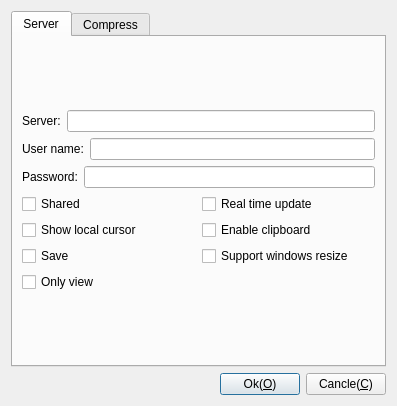
<?xml version="1.0" encoding="UTF-8"?>
<ui version="4.0">
 <class>CDlgSettingsTigerVnc</class>
 <widget class="QDialog" name="CDlgSettingsTigerVnc">
  <property name="geometry">
   <rect>
    <x>0</x>
    <y>0</y>
    <width>397</width>
    <height>406</height>
   </rect>
  </property>
  <property name="windowTitle">
   <string>Setting TigerVNC</string>
  </property>
  <layout class="QGridLayout" name="gridLayout_4">
   <item row="0" column="0">
    <widget class="QTabWidget" name="tabWidget">
     <property name="currentIndex">
      <number>0</number>
     </property>
     <widget class="QWidget" name="Server">
      <attribute name="title">
       <string>Server</string>
      </attribute>
      <layout class="QGridLayout" name="gridLayout_5">
       <item row="1" column="0">
        <layout class="QHBoxLayout" name="horizontalLayout_3">
         <item>
          <widget class="QLabel" name="label">
           <property name="text">
            <string>Server:</string>
           </property>
          </widget>
         </item>
         <item>
          <widget class="QLineEdit" name="leServer">
           <property name="text">
            <string/>
           </property>
          </widget>
         </item>
        </layout>
       </item>
       <item row="3" column="0">
        <layout class="QHBoxLayout" name="horizontalLayout_2">
         <item>
          <widget class="QLabel" name="label_3">
           <property name="text">
            <string>Password:</string>
           </property>
          </widget>
         </item>
         <item>
          <widget class="QLineEdit" name="lePassword">
           <property name="inputMask">
            <string/>
           </property>
           <property name="text">
            <string/>
           </property>
           <property name="echoMode">
            <enum>QLineEdit::Password</enum>
           </property>
          </widget>
         </item>
        </layout>
       </item>
       <item row="2" column="0">
        <layout class="QHBoxLayout" name="horizontalLayout">
         <item>
          <widget class="QLabel" name="label_2">
           <property name="text">
            <string>User name:</string>
           </property>
          </widget>
         </item>
         <item>
          <widget class="QLineEdit" name="leName"/>
         </item>
        </layout>
       </item>
       <item row="6" column="0">
        <layout class="QGridLayout" name="gridLayout">
         <item row="0" column="0">
          <widget class="QCheckBox" name="cbSave">
           <property name="text">
            <string>Save</string>
           </property>
          </widget>
         </item>
         <item row="0" column="1">
          <widget class="QCheckBox" name="cbResizeWindows">
           <property name="text">
            <string>Support windows resize</string>
           </property>
          </widget>
         </item>
        </layout>
       </item>
       <item row="0" column="0">
        <spacer name="verticalSpacer">
         <property name="orientation">
          <enum>Qt::Vertical</enum>
         </property>
         <property name="sizeHint" stdset="0">
          <size>
           <width>20</width>
           <height>40</height>
          </size>
         </property>
        </spacer>
       </item>
       <item row="4" column="0">
        <layout class="QHBoxLayout" name="horizontalLayout_7">
         <item>
          <widget class="QCheckBox" name="cbShared">
           <property name="text">
            <string>Shared</string>
           </property>
          </widget>
         </item>
         <item>
          <widget class="QCheckBox" name="cbRealTimeUpdate">
           <property name="text">
            <string>Real time update</string>
           </property>
          </widget>
         </item>
        </layout>
       </item>
       <item row="5" column="0">
        <layout class="QHBoxLayout" name="horizontalLayout_8">
         <item>
          <widget class="QCheckBox" name="cbLocalCursor">
           <property name="text">
            <string>Show local cursor</string>
           </property>
          </widget>
         </item>
         <item>
          <widget class="QCheckBox" name="cbClipboard">
           <property name="text">
            <string>Enable clipboard</string>
           </property>
          </widget>
         </item>
        </layout>
       </item>
       <item row="8" column="0">
        <spacer name="verticalSpacer_2">
         <property name="orientation">
          <enum>Qt::Vertical</enum>
         </property>
         <property name="sizeHint" stdset="0">
          <size>
           <width>20</width>
           <height>40</height>
          </size>
         </property>
        </spacer>
       </item>
       <item row="7" column="0">
        <widget class="QCheckBox" name="cbOnlyView">
         <property name="text">
          <string>Only view</string>
         </property>
        </widget>
       </item>
      </layout>
     </widget>
     <widget class="QWidget" name="Compress">
      <attribute name="title">
       <string>Compress</string>
      </attribute>
      <layout class="QGridLayout" name="gridLayout_2">
       <item row="1" column="1">
        <widget class="QGroupBox" name="gpColorLevel">
         <property name="title">
          <string>Color level</string>
         </property>
         <layout class="QFormLayout" name="formLayout">
          <item row="1" column="0">
           <widget class="QRadioButton" name="rbFull">
            <property name="text">
             <string>Full</string>
            </property>
           </widget>
          </item>
          <item row="3" column="0">
           <widget class="QRadioButton" name="rbLow">
            <property name="text">
             <string>Low</string>
            </property>
           </widget>
          </item>
          <item row="2" column="0">
           <widget class="QRadioButton" name="rbMeduim">
            <property name="text">
             <string>Meduim</string>
            </property>
           </widget>
          </item>
          <item row="4" column="0">
           <widget class="QRadioButton" name="rbVeryLow">
            <property name="text">
             <string>Very low</string>
            </property>
           </widget>
          </item>
         </layout>
        </widget>
       </item>
       <item row="3" column="1">
        <layout class="QHBoxLayout" name="horizontalLayout_5">
         <item>
          <widget class="QSpinBox" name="spCompressLevel">
           <property name="maximum">
            <number>9</number>
           </property>
           <property name="value">
            <number>0</number>
           </property>
          </widget>
         </item>
         <item>
          <widget class="QLabel" name="label_5">
           <property name="text">
            <string>0=fast, 9=best</string>
           </property>
          </widget>
         </item>
        </layout>
       </item>
       <item row="4" column="0" colspan="2">
        <layout class="QHBoxLayout" name="horizontalLayout_6">
         <item>
          <widget class="QCheckBox" name="cbJPEG">
           <property name="text">
            <string>Enable JPEG compress</string>
           </property>
          </widget>
         </item>
         <item>
          <widget class="QSpinBox" name="spJPEGLevel">
           <property name="maximum">
            <number>9</number>
           </property>
          </widget>
         </item>
         <item>
          <widget class="QLabel" name="label_4">
           <property name="text">
            <string>0=Worst, 9=best</string>
           </property>
          </widget>
         </item>
        </layout>
       </item>
       <item row="1" column="0" rowspan="3">
        <widget class="QGroupBox" name="gpEncodeing">
         <property name="title">
          <string>preferred Encoding</string>
         </property>
         <layout class="QGridLayout" name="gridLayout_3">
          <item row="0" column="0">
           <widget class="QRadioButton" name="rbTight">
            <property name="text">
             <string>Tight</string>
            </property>
           </widget>
          </item>
          <item row="2" column="0">
           <widget class="QRadioButton" name="rbHextile">
            <property name="text">
             <string>Hextile</string>
            </property>
           </widget>
          </item>
          <item row="6" column="0">
           <widget class="QRadioButton" name="rbRaw">
            <property name="text">
             <string>Raw</string>
            </property>
           </widget>
          </item>
          <item row="1" column="0">
           <widget class="QRadioButton" name="rbZRLE">
            <property name="text">
             <string>ZRLE</string>
            </property>
           </widget>
          </item>
          <item row="3" column="0">
           <widget class="QRadioButton" name="rbCoRRE">
            <property name="text">
             <string>CoRRE</string>
            </property>
           </widget>
          </item>
          <item row="4" column="0">
           <widget class="QRadioButton" name="rbRRE">
            <property name="text">
             <string>RRE</string>
            </property>
           </widget>
          </item>
          <item row="5" column="0">
           <widget class="QRadioButton" name="rbCopyRect">
            <property name="text">
             <string>copyRect</string>
            </property>
           </widget>
          </item>
         </layout>
        </widget>
       </item>
       <item row="2" column="1">
        <widget class="QCheckBox" name="cbCompress">
         <property name="text">
          <string>Compress level:</string>
         </property>
        </widget>
       </item>
       <item row="0" column="0">
        <widget class="QCheckBox" name="cbCompressAutoSelect">
         <property name="text">
          <string>Auto select</string>
         </property>
        </widget>
       </item>
      </layout>
     </widget>
    </widget>
   </item>
   <item row="1" column="0">
    <layout class="QHBoxLayout" name="horizontalLayout_4">
     <item>
      <spacer name="horizontalSpacer">
       <property name="orientation">
        <enum>Qt::Horizontal</enum>
       </property>
       <property name="sizeHint" stdset="0">
        <size>
         <width>40</width>
         <height>20</height>
        </size>
       </property>
      </spacer>
     </item>
     <item>
      <widget class="QPushButton" name="pushButton">
       <property name="text">
        <string>Ok(&amp;O)</string>
       </property>
      </widget>
     </item>
     <item>
      <widget class="QPushButton" name="pushButton_2">
       <property name="text">
        <string>Cancle(&amp;C)</string>
       </property>
      </widget>
     </item>
    </layout>
   </item>
  </layout>
 </widget>
 <resources/>
 <connections/>
</ui>
